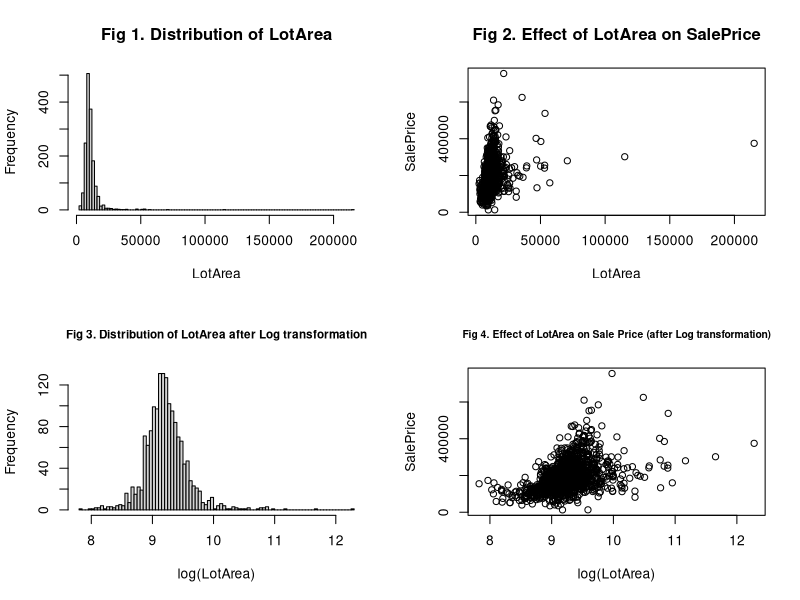
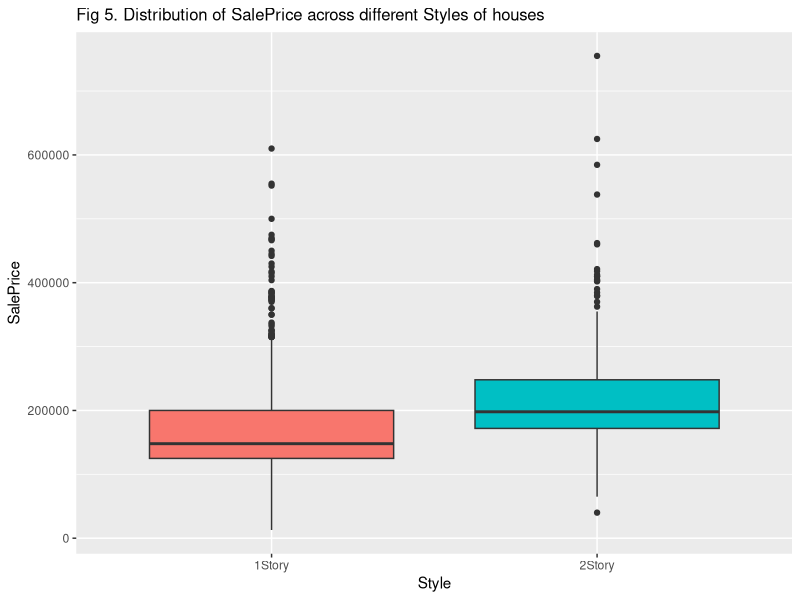
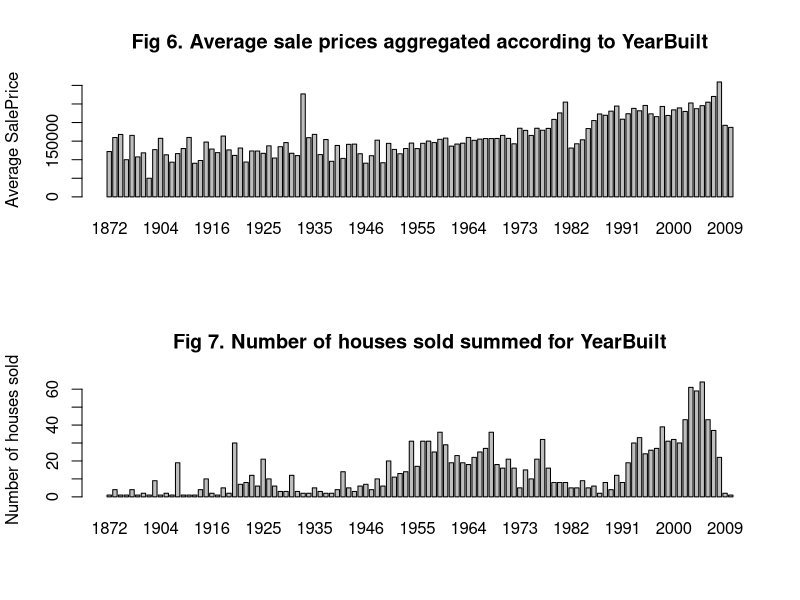
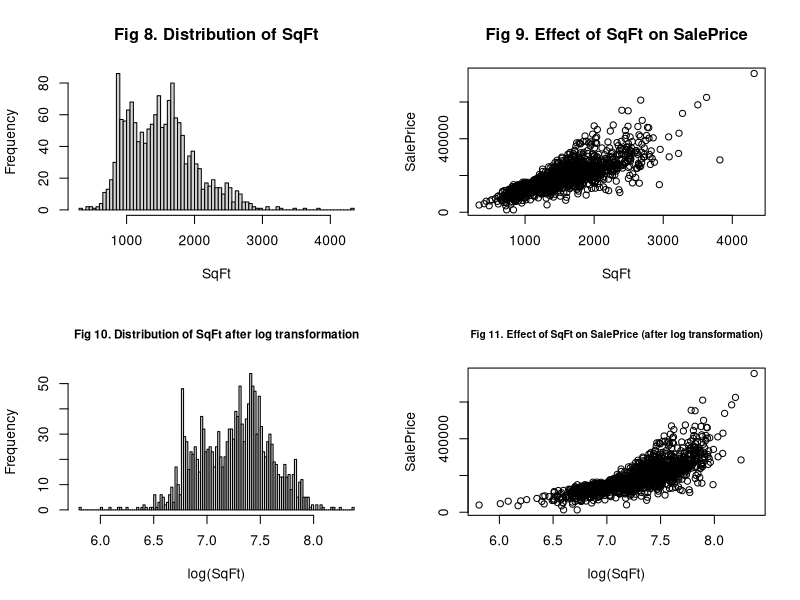
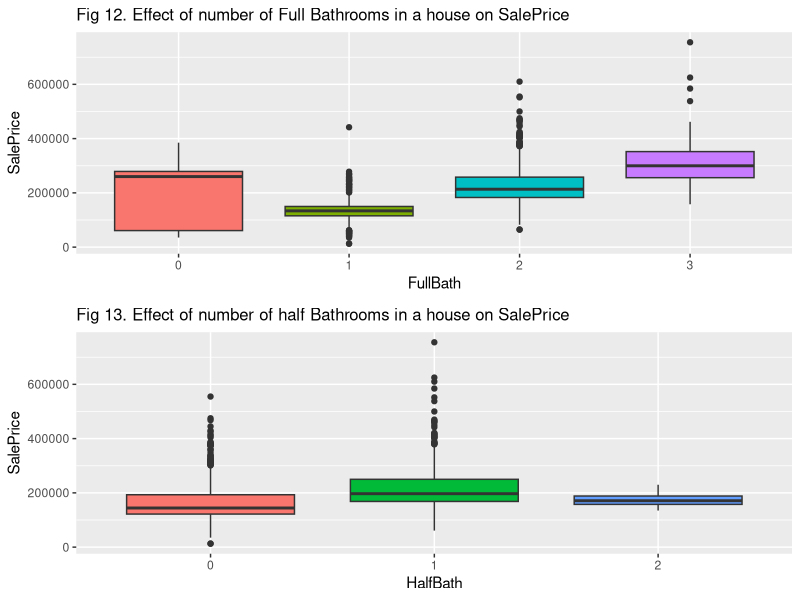
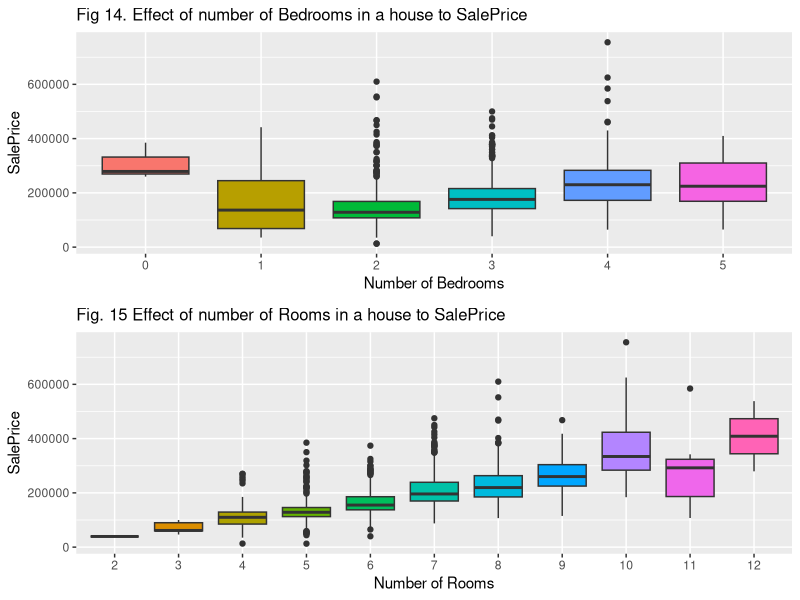
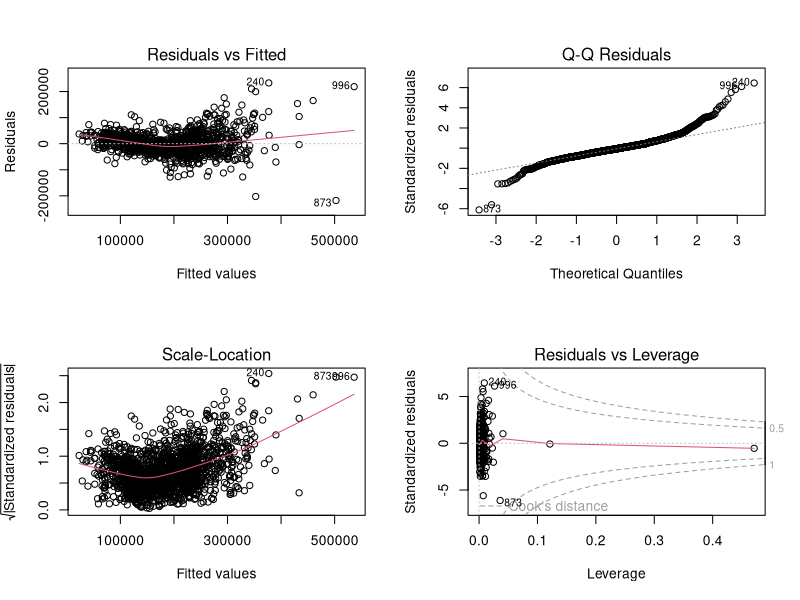

These figures' R source, in order:
## ---- chunk 1
knitr::opts_chunk$set(echo = TRUE,message = F,warning = F,cache = T)
options(scipen = 999)
library(dplyr)
library(ggplot2)
library(ggthemes)
library(knitr)
library(gridExtra)
## ---- chunk 2
# Loading the dataset
data<-read.csv('ames_housing_data_PROJECT2018.csv')
dim(data)
str(data)
## ---- chunk 3
par(mfrow=c(2,2))
summary(data$LotArea)
hist(data$LotArea,breaks = 100, main = 'Fig 1. Distribution of LotArea',xlab = 'LotArea')
plot(SalePrice~LotArea,data = data,main = 'Fig 2. Effect of LotArea on SalePrice')
hist(log(data$LotArea),breaks = 100,
     main = 'Fig 3. Distribution of LotArea after Log transformation',
     xlab = 'log(LotArea)',cex.main = 0.85)
plot(SalePrice~log(LotArea),data = data,
     main = 'Fig 4. Effect of LotArea on Sale Price (after Log transformation)',
     cex.main = 0.75)
## ---- chunk 4
table(data$Style)
ggplot(data,aes(Style,SalePrice,fill = Style)) + geom_boxplot() +
  ggtitle('Fig 5. Distribution of SalePrice across different Styles of houses') +
  theme(legend.position = 'none',plot.title = element_text(size = 12))
## ---- chunk 5
yearly<-group_by(data,YearBuilt)%>%
  summarise(avg_sale_price = mean(SalePrice),count=n())

par(mfrow = c(2,1))
barplot(height = yearly$avg_sale_price,names.arg = yearly$YearBuilt,
        ylab = 'Average SalePrice',space = 0.3,
        main = 'Fig 6. Average sale prices aggregated according to YearBuilt')
barplot(height = yearly$count,names.arg = yearly$YearBuilt,
        ylab = 'Number of houses sold',space = 0.3,
        main = 'Fig 7. Number of houses sold summed for YearBuilt')
## ---- chunk 6
par(mfrow=c(2,2))
hist(data$SqFt,breaks=100, main = 'Fig 8. Distribution of SqFt',xlab = 'SqFt')
plot(SalePrice~SqFt,data = data,main = 'Fig 9. Effect of SqFt on SalePrice')
hist(log(data$SqFt),breaks=100,xlab = 'log(SqFt)',cex.main=0.85,
     main = 'Fig 10. Distribution of SqFt after log transformation')
plot(SalePrice~log(SqFt),data = data,cex.main = 0.75,
     main = 'Fig 11. Effect of SqFt on SalePrice (after log transformation)')
## ---- chunk 7
p1<-ggplot(data,aes(factor(FullBath),SalePrice,fill = factor(FullBath))) + geom_boxplot()+
  ggtitle('Fig 12. Effect of number of Full Bathrooms in a house on SalePrice') +
  theme(legend.position = 'none',plot.title = element_text(size = 12)) + xlab('FullBath')
p2<-ggplot(data,aes(factor(HalfBath),SalePrice,fill = factor(HalfBath))) + geom_boxplot()+
  ggtitle('Fig 13. Effect of number of half Bathrooms in a house on SalePrice')+
  theme(legend.position = 'none',plot.title = element_text(size = 12)) + xlab('HalfBath')
grid.arrange(p1,p2)

## ---- chunk 8
p3<-ggplot(data,aes(factor(Bedrooms),SalePrice,fill = factor(Bedrooms))) + geom_boxplot() +
  ggtitle('Fig 14. Effect of number of Bedrooms in a house to SalePrice') +
  theme(legend.position  = 'none',plot.title = element_text(size = 12)) + xlab('Number of Bedrooms')
p4<-ggplot(data,aes(factor(Rooms),SalePrice,fill = factor(Rooms))) + geom_boxplot() +
  ggtitle('Fig. 15 Effect of number of Rooms in a house to SalePrice') +
  theme(legend.position = 'none',plot.title = element_text(size = 12)) + xlab('Number of Rooms')
grid.arrange(p3,p4)
## ---- chunk 9
fit <- lm(SalePrice~LotArea,data = data)
fit1 <- lm(SalePrice~LotArea+Style,data=data)
fit2 <- lm(SalePrice ~ LotArea + Style + YearBuilt, data = data)
fit3 <- lm(SalePrice ~ LotArea + Style + YearBuilt + SqFt, data = data)
fit4 <- lm(SalePrice ~ LotArea + Style + YearBuilt + SqFt + FullBath, data = data)
fit5 <- lm(SalePrice ~ LotArea + Style + YearBuilt + SqFt + FullBath + Rooms, data = data)
fit6 <- lm(SalePrice ~ LotArea + Style + YearBuilt + SqFt + Rooms, data = data)
calls <- data.frame(call=as.character(c(fit$call,fit1$call,fit2$call,fit3$call,fit4$call,fit5$call,fit6$call)),
                    r_squared = round(c(summary(fit)$r.squared,summary(fit1)$r.squared,summary(fit2)$r.squared,
                                  summary(fit3)$r.squared,summary(fit4)$r.squared,summary(fit5)$r.squared,
                                  summary(fit6)$r.squared) ,3))
calls$call<-gsub('lm\\(formula \\=','',calls$call)
calls$call<-gsub(', data = data)','',calls$call)
kable(calls)
## ---- chunk 10
anova(fit,fit1,fit2,fit3,fit4,fit5)
anova(fit,fit1,fit2,fit3,fit6)
## ---- chunk 11
summary(fit3)
par(mfrow=c(2,2))
plot(fit3)
